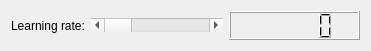
   <widget class="QWidget" name="horizontalLayoutWidget">
    <property name="geometry">
     <rect>
      <x>430</x>
      <y>10</y>
      <width>371</width>
      <height>51</height>
     </rect>
    </property>
    <layout class="QHBoxLayout" name="horizontalLayout">
     <item>
      <widget class="QLabel" name="label">
       <property name="text">
        <string>Learning rate:</string>
       </property>
      </widget>
     </item>
     <item>
      <widget class="QScrollBar" name="horizScrollBar_LearningRate">
       <property name="sizePolicy">
        <sizepolicy hsizetype="Minimum" vsizetype="Fixed">
         <horstretch>1</horstretch>
         <verstretch>0</verstretch>
        </sizepolicy>
       </property>
       <property name="maximum">
        <number>500</number>
       </property>
       <property name="orientation">
        <enum>Qt::Horizontal</enum>
       </property>
      </widget>
     </item>
     <item>
      <widget class="QLCDNumber" name="lcdNumber_LearningRate">
       <property name="sizePolicy">
        <sizepolicy hsizetype="Minimum" vsizetype="Minimum">
         <horstretch>1</horstretch>
         <verstretch>0</verstretch>
        </sizepolicy>
       </property>
       <property name="layoutDirection">
        <enum>Qt::LeftToRight</enum>
       </property>
       <property name="lineWidth">
        <number>1</number>
       </property>
       <property name="smallDecimalPoint">
        <bool>true</bool>
       </property>
      </widget>
     </item>
    </layout>
   </widget>
